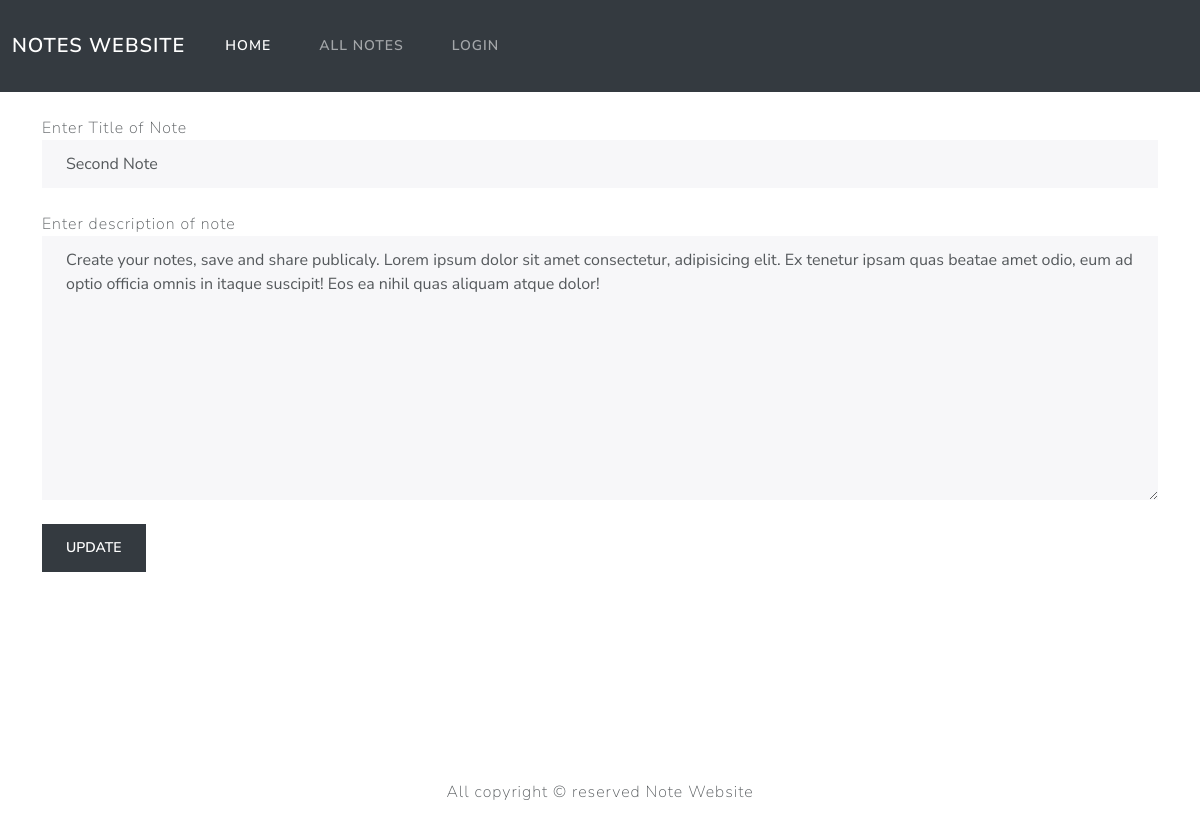
The app's page /update/2/ with its own data.
### app/models.py (models this page shows, shortened)
class Note(models.Model):
    user =models.ForeignKey(User,on_delete=models.CASCADE)
    title = models.CharField(max_length=150)
    description = models.TextField()
    created_at = models.DateField(auto_now=True)

### app/views.py (the view)
# urls.py: path('update/<str:pk>/',views.updateNote),
def updateNote(request,pk):
    note = Note.objects.get(id=pk)
    if request.method == "POST":
        note.title = request.POST.get('title')
        note.description = request.POST.get('description')
        note.save()
        messages.success(request,"Note updated successfully...")
        return redirect("/my-notes/")
    context={
        "btn_text":"UPDATE",
        "note":note
    }
    return render(request,"create.html",context)

### templates/create.html (shortened to what this page needs)
{% extends 'base.html' %}
{% block main %}
<form method='post'>
    <label for="title">Enter Title of Note</label>
    <input type="text" name="title" class="form-control" id="title" required value="{{note.title}}"><br>
    <label for="description">Enter description of note</label><br>
    <textarea name="description" id="description" cols="30" rows="10" class="form-control" required>{{note.description}}</textarea><br>
    <input type="submit" value="{{btn_text}}" class="btn btn-dark">
</form>
{% endblock %}

### records on screen
Note: title "Second Note", description "Create your notes, save and share publicaly. Lorem ipsum dolor sit amet consectetur, adipisicing elit. Ex tenetur ipsam quas beatae amet odio, eum ad optio officia omnis in itaque suscipit! Eos ea nihil quas aliquam atque dolor!"
